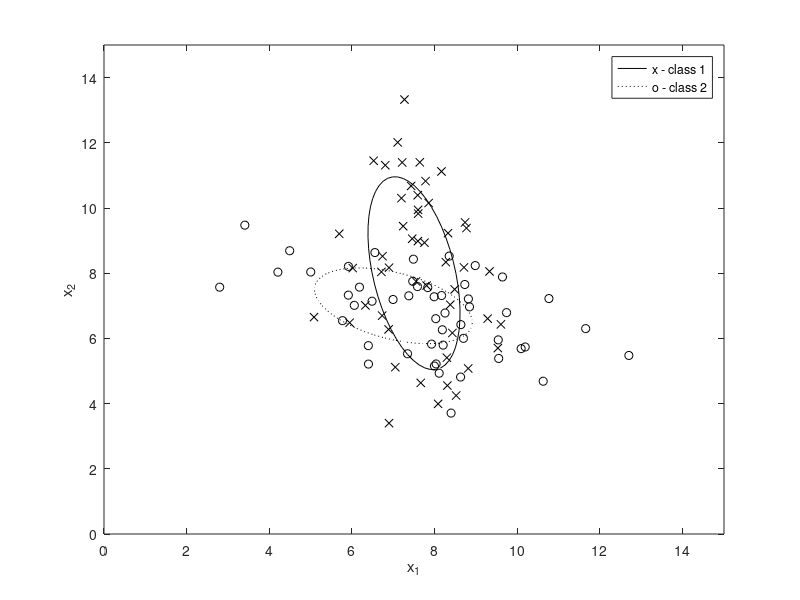
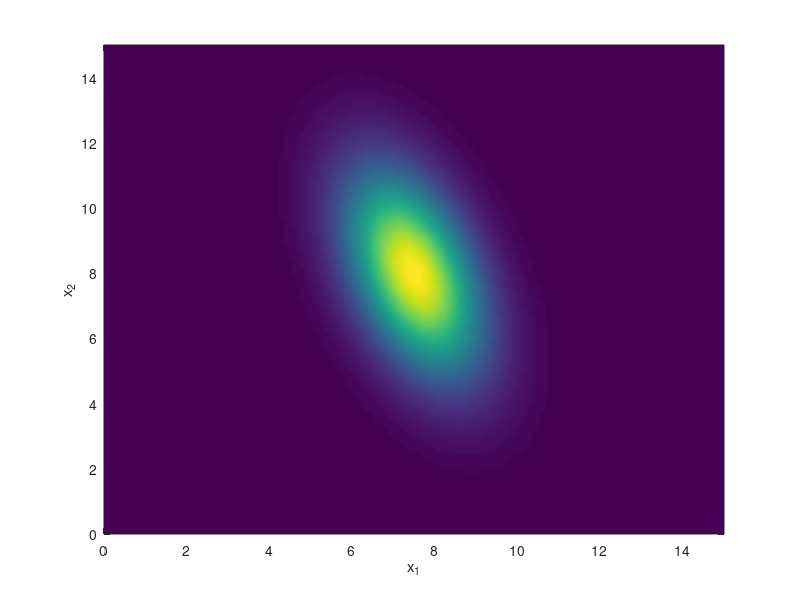
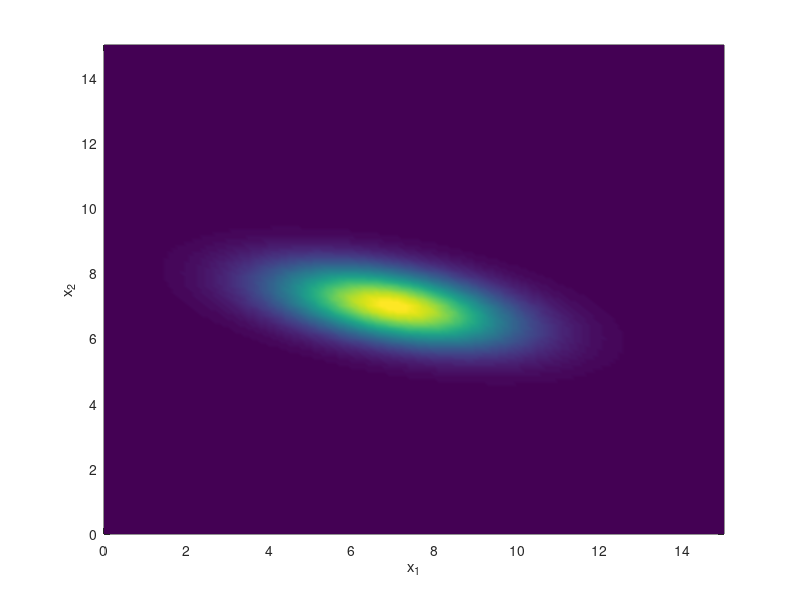
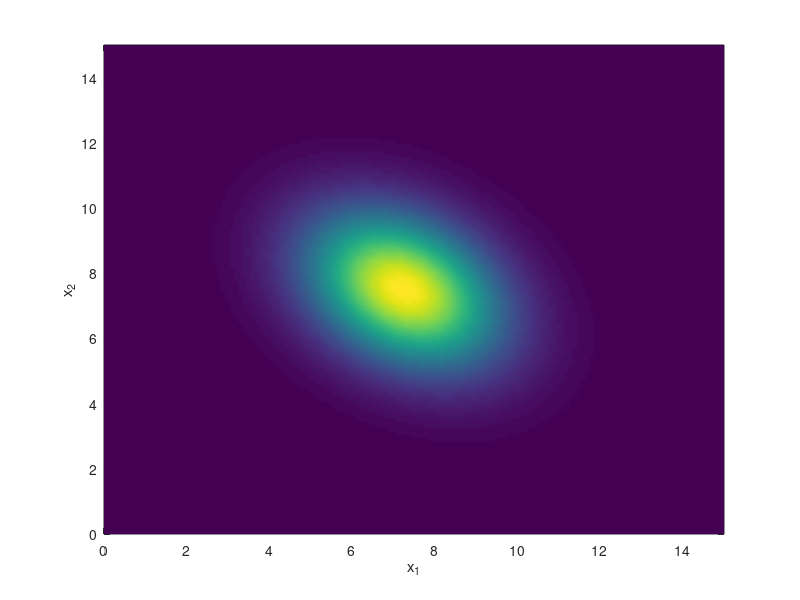

Recreate these plots in MATLAB, in order.
% ML classifier model

npts=500;
m11=7.5;
s11=3;
m21=8;
s21=1;

m12=7;
s12=2;
m22=7;
s22=1;

f11=s11.*randn([1 npts]);
f21=s21.*randn([1 npts]);
data1=[f11; f21];

f12=s12.*randn([1 npts]);
f22=s22.*randn([1 npts]);
data2=[f12; f22];

tilt1=(pi/180)*(-80);
tilt2=(pi/180)*(-20);

R1=[cos(tilt1) -sin(tilt1);
   sin(tilt1) cos(tilt1)];
R2=[cos(tilt2) -sin(tilt2);
   sin(tilt2) cos(tilt2)];

datap1=R1*data1;
datap2=R2*data2;

datap1(1,:) = datap1(1,:) + m11;
datap1(2,:) = datap1(2,:) + m21;
datap2(1,:) = datap2(1,:) + m12;
datap2(2,:) = datap2(2,:) + m22;

nptse=50;
x1=zeros([1 nptse]);
y1=zeros([1 nptse]);
x2=zeros([1 nptse]);
y2=zeros([1 nptse]);

% generate ellipse
for n=1:nptse, 
   theta=2*pi*n/nptse;
   x1(n)=s11*cos(theta);
   y1(n)=s21*sin(theta);
   x2(n)=s12*cos(theta);
   y2(n)=s22*sin(theta);
end;

ellp1=R1*[x1; y1];
ellp1(1,:)=ellp1(1,:)+m11;
ellp1(2,:)=ellp1(2,:)+m21;
ellp2=R2*[x2; y2];
ellp2(1,:)=ellp2(1,:)+m12;
ellp2(2,:)=ellp2(2,:)+m22;

figure(1);
plot(datap1(1,1:10:npts),datap1(2,1:10:npts),'kx',datap2(1,1:10:npts),datap2(2,1:10:npts),'ko');
axis([0 15 0 15]);

hold on;
h=plot(ellp1(1,:),ellp1(2,:),'k',ellp2(1,:),ellp2(2,:),'k:');
hold off;
legend(h,'x - class 1','o - class 2');
xlabel('x_1');
ylabel('x_2');

% check results
m1est1=mean(datap1(1,:));
m2est1=mean(datap1(2,:));

%datap1(1,:)=datap1(1,:)-m11;
%datap1(2,:)=datap1(2,:)-m21;
%datap2(1,:)=datap2(1,:)-m12;
%datap2(2,:)=datap2(2,:)-m22;

%covar1=datap1*datap1';	% de-mean em and get the covariance
%covar1=(1/npts).*covar1;
%covar2=datap2*datap2';
%covar2=(1/npts).*covar2;

covar1=R1*[s11^2 0; 0 s21^2]*R1';
covar2=R2*[s12^2 0; 0 s22^2]*R2';

th1=.5*atan2(2*covar1(1,2),(covar1(1,1)-covar1(2,2)));
thdeg1=th1*180/pi

rotback1=[cos(th1) sin(th1); -sin(th1) cos(th1)];
covard1=rotback1*covar1*rotback1';
s1est1=sqrt(covard1(1,1));
s2est1=sqrt(covard1(2,2));

[m11 s11 m21 s21 tilt1*(180/pi)]
[m1est1 s1est1 m2est1 s2est1 thdeg1]


[X Y] = meshgrid(0:.1:15,0:.1:15);

Xp1=X-m11;
Yp1=Y-m21;
Sk1=det(covar1);
P01=1/(2*pi*sqrt(Sk1));
ic1=covar1^(-1);
maha1=0.5.*(Xp1.*ic1(1,1)+Yp1.*ic1(2,1)).*Xp1 + (Xp1.*ic1(1,2)+Yp1.*ic1(2,2)).*Yp1;

Xp2=X-m12;
Yp2=Y-m22;
Sk2=det(covar2);
P02=1/(2*pi*sqrt(Sk2));
ic2=covar2^(-1);
maha2=0.5.*(Xp2.*ic2(1,1)+Yp2.*ic2(2,1)).*Xp2 + (Xp2.*ic2(1,2)+Yp2.*ic2(2,2)).*Yp2;

pdf2d1=P01.*exp(-maha1);
pdf2d2=P02.*exp(-maha2);

figure(2);
pcolor(X,Y,pdf2d1);
shading interp;
xlabel('x_1');
ylabel('x_2');

figure(3);
pcolor(X,Y,pdf2d2);
shading interp;
xlabel('x_1');
ylabel('x_2');

% define sum of training set
ms1=(m11+m12)*.5;
ms2=(m21+m22)*.5;

datap1(1,:)=datap1(1,:)-ms1;
datap1(2,:)=datap1(2,:)-ms2;
datap2(1,:)=datap2(1,:)-ms1;
datap2(2,:)=datap2(2,:)-ms2;
covars=(.5/npts).*(datap1*datap1' + datap2*datap2');
Xps=X-ms1;
Yps=Y-ms2;
Ss=det(covars);
P0s=1/(2*pi*sqrt(Ss));
ics=covars^(-1);
mahas=0.5.*(Xps.*ics(1,1)+Yps.*ics(2,1)).*Xps + (Xps.*ics(1,2)+Yps.*ics(2,2)).*Yps;
pdfsum=P0s.*exp(-mahas);
sumthresh=P0s*.0111;	% 3 sigma bound, 2 sig is .1353

figure(4);
pcolor(X,Y,pdfsum);
shading interp;
xlabel('x_1');
ylabel('x_2');

pdfmax=zeros(size(pdf2d2));
[Ny Nx]=size(X);
pmax=0;
for ny=1:Ny,
   for nx=1:Nx,
      pdfmax(nx,ny)=0;
      if pdf2d1(nx,ny)>=pdf2d2(nx,ny)
         pdfmax(nx,ny)=pdf2d1(nx,ny);
      else
         pdfmax(nx,ny)=pdf2d2(nx,ny);
      end;
      if pdfsum(nx,ny)<=sumthresh
         pdfmax(nx,ny)=0.;
      end;   
      if pdfmax(nx,ny) > pmax
         pmax=pdfmax(nx,ny);
      end;
   end;
end;

figure(5);
surf(X,Y,pdfmax);
shading interp;
xlabel('x_1');
ylabel('x_2');
zlabel('pdf');

% find the discriminant function

edge=abs(del2(pdfmax)).^.125;

figure(6);
pcolor(X,Y,edge);
shading interp;
colormap (bone);
xlabel('x_1');
ylabel('x_2');
title('Edge Detection of Composite Probability');

figure(7);
pstart=log10(0.001*pmax);
pstop=log10(pmax);
levels=logspace(pstart,pstop,10);
contour(X,Y,pdfmax,levels,'k');
xlabel('x_1');
ylabel('x_2');
